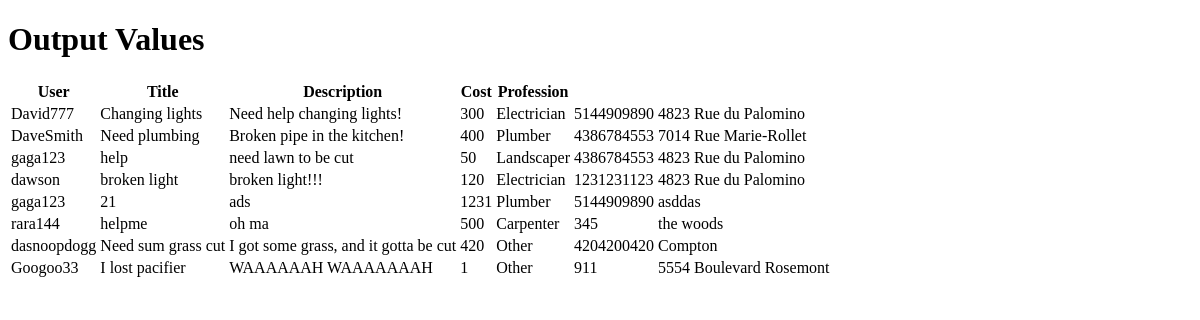
Before: /output_test/ with the older database file.
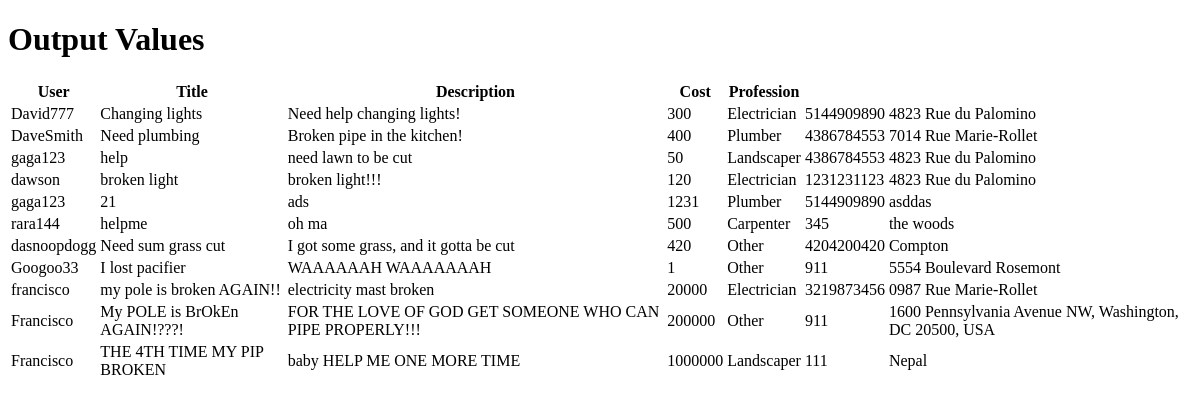
After: the same page with the newer database file.
### trademap/models.py (models this page shows)
class Account(models.Model):
    username = models.CharField(max_length=40)
    first_name = models.CharField(max_length=40)
    last_name = models.CharField(max_length=40)
    password = models.CharField(max_length=40)
    profession = models.CharField(max_length=40)

class JobPostings(Account):
    jobs = [
        ('Plumber', 'Plumber'),
        ('Carpenter', 'Carpenter'),
        ('Electrician', 'Electrician'),
        ('Landscaper', 'Landscaper'),
        ('Painter or Decorator', 'Painter or Decorator'),
        ('Other', 'Other'),
        ]
    user = models.CharField(max_length=40)
    title = models.CharField(max_length=100)
    description = models.CharField(max_length=300)
    cost_offer = models.IntegerField()
    profession_type = models.CharField(max_length=40, choices= jobs)
    contact = models.CharField(max_length = 15, default = '')
    location = models.CharField(max_length = 100, default = '')

### trademap/views.py (the view)
# urls.py: path("output_test/", views.output_values, name = "output_values"),
def output_values(request):  # Test function to output all objects from the database
    len(values)
    return render(request, 'output.html', {'values': values})

### templates/output.html (shortened to what this page needs)
<!DOCTYPE html>
<html lang="en">
<head>
</head>
<body>
    <h1>Output Values</h1>
    <table>
        <thead>
            <tr>
                <th>User</th>
                <th>Title</th>
                <th>Description</th>
                <th>Cost</th>
                <th>Profession</th>
            </tr>
        </thead>
        <tbody>
            {% for value in values %}
            <tr>
                <td>{{ value.user }}</td>
                <td>{{ value.title }}</td>
                <td>{{ value.description }}</td>
                <td>{{ value.cost_offer }}</td>
                <td>{{ value.profession_type }}</td>
                <td>{{ value.contact }}</td>
                <td>{{ value.location }}</td>
                <td>{{ value.distance }}</td>
            </tr>
            {% endfor %}
        </tbody>
    </table>
</body>
</html>

Changed rows visible on the page:
added JobPostings: user "francisco", title "my pole is broken AGAIN!!", description "electricity mast broken", cost_offer "20000", profession_type "Electrician", contact "3219873456", location "0987 Rue Marie-Rollet"
added JobPostings: user "Francisco", title "My POLE is BrOkEn AGAIN!???!", description "FOR THE LOVE OF GOD GET SOMEONE WHO CAN PIPE PROPERLY!!!", cost_offer "200000", profession_type "Other", contact "911", location "1600 Pennsylvania Avenue NW, Washington, DC 20500, USA"
added JobPostings: user "Francisco", title "THE 4TH TIME MY PIP BROKEN", description "baby HELP ME ONE MORE TIME", cost_offer "1000000", profession_type "Landscaper", contact "111", location "Nepal"
